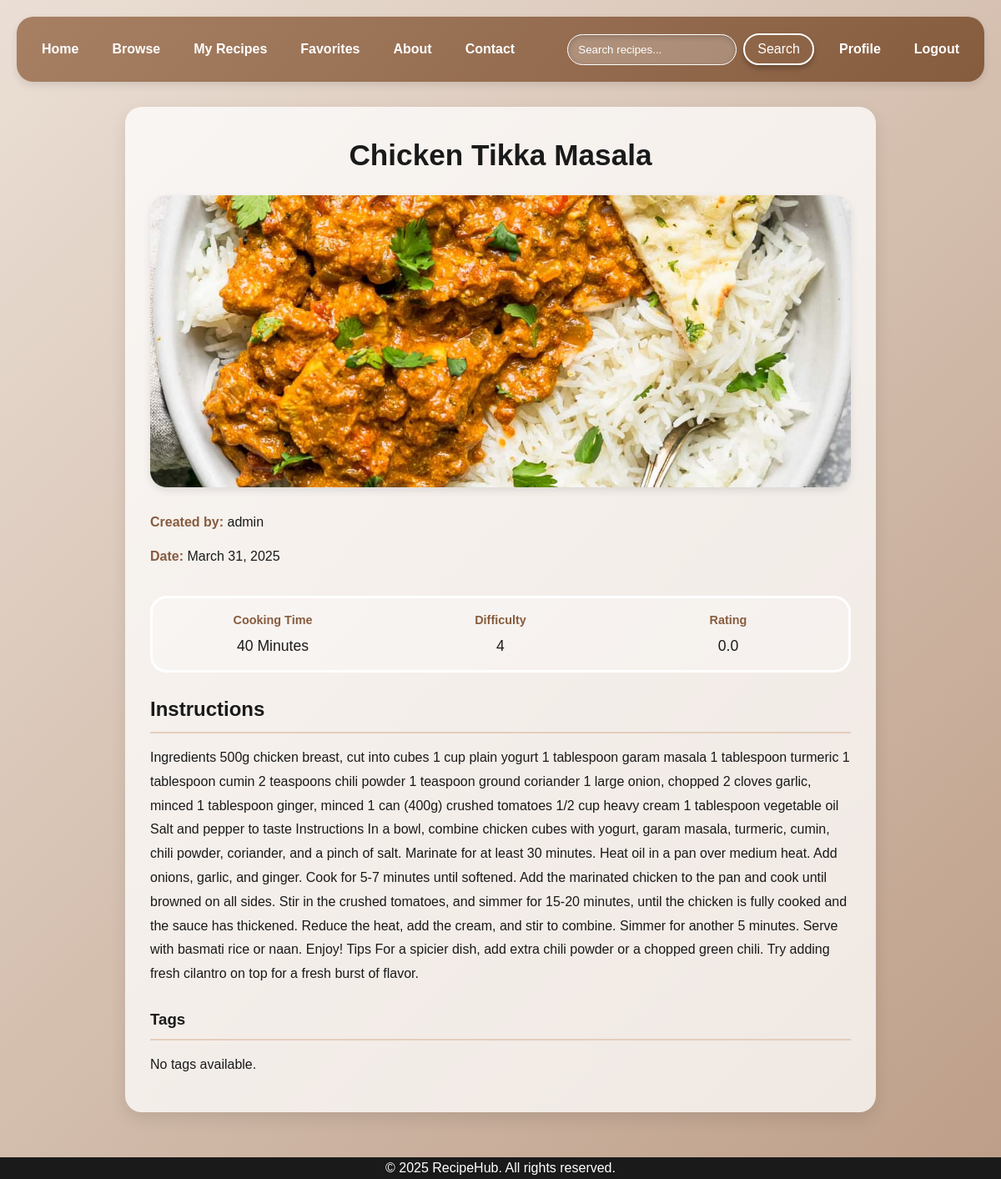
Screenshot of /recipe/f6acb410-23c0-4514-b8c8-bbe18dc7bfa6 (signed in) with the database file from the repository.
### website/models.py (models this page shows)
class Recipe(db.Model):
    __tablename__ = 'recipes'
    id = db.Column(db.String(36), primary_key=True, default=lambda: str(uuid.uuid4()))
    user_id = db.Column(db.String(36), db.ForeignKey('users.id'))
    title = db.Column(db.String(150), nullable=False)
    image = db.Column(db.String(250))
    cooking_time = db.Column(db.String(150))
    difficulty = db.Column(db.Integer)
    rating = db.Column(db.Float)
    instructions = db.Column(db.Text)
    created = db.Column(db.DateTime, default=datetime.datetime.utcnow)
    user = db.relationship('User', back_populates='recipes')
    tags = db.relationship('Tag', secondary=recipe_tags, back_populates='recipes')

class User(db.Model, UserMixin):
    __tablename__ = 'users'
    id = db.Column(db.String(36), primary_key=True, default=lambda: str(uuid.uuid4()))
    email = db.Column(db.String(150), unique=True)
    password = db.Column(db.String(150))
    username = db.Column(db.String(150))
    recipes = db.relationship('Recipe', back_populates='user')
    favorites = db.relationship('Recipe', secondary=favorites, backref=db.backref('favorited_by', lazy='dynamic'), lazy='dynamic')

### website/views.py (the view)
@views.route('/recipe/<recipe_id>')
def recipe_detail(recipe_id):
    recipe = Recipe.query.get(recipe_id)
    if not recipe:
        abort(404)
    favorites_ids = []
    if current_user.is_authenticated:
        favorites_ids = [favorite.id for favorite in current_user.favorites]
    return render_template('recipe_detail.html', recipe=recipe, favorites_ids=favorites_ids)

### website/__init__.py (called while the page is built)
def create_app():
    app = Flask(__name__, static_folder='static')
    DEVELOPMENT = True
    app.secret_key = 'sdfsdgasdg32y35dfujesf42geasca8fg2vnuwfrg'
    app.config['SQLALCHEMY_DATABASE_URI'] = f'sqlite:///{"database.db"}'
    db.init_app(app)
    from .views import views
    from .auth import auth
    app.register_blueprint(views, url_prefix='/')
    app.register_blueprint(auth, url_prefix='/')
    with app.app_context():
        db.create_all()
    login_manager = LoginManager()
    login_manager.login_view = 'auth.login'
    login_manager.init_app(app)
    @login_manager.user_loader
    def load_user(id):
        return User.query.get(id)
    return app

### website/templates/recipe_detail.html (shortened to what this page needs)
{% extends "index.html" %}
{% block styles %}
<link rel= "stylesheet" type= "text/css" href= "{{ url_for('static',filename='css/recipe-detail.css') }}">
{% endblock %}
{% block content %}
<div class="recipe-container">
    <h1>{{ recipe.title }}</h1>
    <img src="{{ url_for('static', filename=recipe.image) }}" class="recipe-image" alt="Recipe Image">
    <div class="recipe-header">
        <div class="recipe-meta">
            <p><strong>Created by:</strong> {{ recipe.user.username }}</p>
            <p><strong>Date:</strong> {{ recipe.created.strftime("%B %d, %Y") }}</p>
        </div>
        {% if current_user.is_authenticated %}
        <button class="favorite-icon" data-recipe-id="{{ recipe.id }}" title="Toggle Favorite">
        </button>
        {% endif %}
    </div>
    <div class="recipe-info">
        <div class="info-item">
            <span class="info-label"> <strong>Cooking Time</strong></span>
            <span class="info-value">{{ recipe.cooking_time }} Minutes</span>
        </div>
        <div class="info-item">
            <span class="info-label"><strong>Difficulty</strong></span>
            <span class="info-value">{{ recipe.difficulty }}</span>
        </div>
        <div class="info-item">
            <span class="info-label"><strong>Rating</strong></span>
            <span class="info-value">{{ recipe.rating }}</span>
        </div>
    </div>
    <h2>Instructions</h2>
    <div class="instructions">
        <p>{{ recipe.instructions }}</p>
    </div>
    <h3>Tags</h3>
    <div>
        {% if recipe.tags %}
            {% for tag in recipe.tags %}
                <span class="tag">{{ tag.name }}</span>
            {% endfor %}
        {% else %}
            <p>No tags available.</p>
        {% endif %}
    </div>
</div>
{% endblock %}

### website/static/css/index.css (style rules this page uses)
:root { --primary-color: #ff6b6b; --secondary-color: #1a1a1a; --accent-color: #f7f7f7; --bg-gradient: linear-gradient(135deg, #a78064 0%, #865c3e 100%); --bg-gradient2: linear-gradient(135deg, #ebdfd5 0%, #bd9e88 100%); --bg-color: #e4cebc; --font-family: 'Montserrat', sans-serif; --transition-speed: 0.3s; --border-radius: 20px; --box-background:rgba(255, 255, 255, 0.25); --text-box-background:rgba(255, 255, 255, 0.75); --text-color-main: white; --text-color-second: grey; }
* { margin: 0; padding: 0; box-sizing: border-box; }
html { background: var(--bg-gradient2); background-size: cover; background-attachment: fixed; height: auto; }
body { font-family: var(--font-family); color: var(--secondary-color); line-height: 1.6; padding: 20px; overflow-y: auto; }

### website/static/css/recipe-detail.css (style rules this page uses)
.recipe-header { display: flex; justify-content: space-between; align-items: flex-start; margin-bottom: 20px; }
.recipe-meta { flex: 1; }
.favorite-icon { background: none; border: none; font-size: 2rem; cursor: pointer; padding: 5px; transition: transform var(--transition-speed); display: flex; align-items: center; justify-content: center; }
.recipe-container { background: var(--text-box-background); border-radius: var(--border-radius); padding: 30px; box-shadow: 0 8px 20px rgba(0, 0, 0, 0.1); max-width: 900px; margin: 0 auto 60px auto; }
.recipe-container h1 { color: var(--secondary-color); margin-bottom: 20px; font-size: 2.2rem; text-align: center; }
.recipe-container h2, .recipe-container h3 { color: var(--secondary-color); margin: 25px 0 15px 0; padding-bottom: 8px; border-bottom: 2px solid var(--bg-color); }
.recipe-image { width: 100%; height: 350px; object-fit: cover; border-radius: var(--border-radius); margin-bottom: 20px; box-shadow: 0 4px 10px rgba(0, 0, 0, 0.1); }
.recipe-container p { margin-bottom: 12px; line-height: 1.8; }
.recipe-container strong { color: #865c3e; }
.recipe-info { display: grid; grid-template-columns: repeat(auto-fit, minmax(200px, 1fr)); gap: 15px; margin: 20px 0; padding: 15px; background: var(--box-background); border-radius: var(--border-radius); border: 3px solid white; }
.info-item { display: flex; flex-direction: column; align-items: center; text-align: center; }
.info-label { font-size: 0.9rem; color: #666; margin-bottom: 5px; }
.info-value { font-size: 1.1rem; }

### rows the page displays
Recipe: title "Chicken Tikka Masala", image (picture), created "March 31, 2025", cooking_time "40", difficulty "4", rating "0.0", instructions "Ingredients 500g chicken breast, cut into cubes 1 cup plain yogurt 1 tablespoon garam masala 1 tablespoon turmeric 1 tablespoon cumin 2 teaspoons chili powder 1 teaspoon ground coriander 1 large onion, chopped 2 cloves garlic, minced 1 tablespoon ginger, minced 1 can (400g) crushed tomatoes 1/2 cup heavy cream 1 tablespoon vegetable oil Salt and pepper to taste Instructions In a bowl, combine chicken cubes with yogurt, garam masala, turmeric, cumin, chili powder, coriander, and a pinch of salt. Marinate for at least 30 minutes. Heat oil in a pan over medium heat. Add onions, garlic, and ginger. Cook for 5-7 minutes until softened. Add the marinated chicken to the pan and cook until browned…"
User: user.username "admin"
